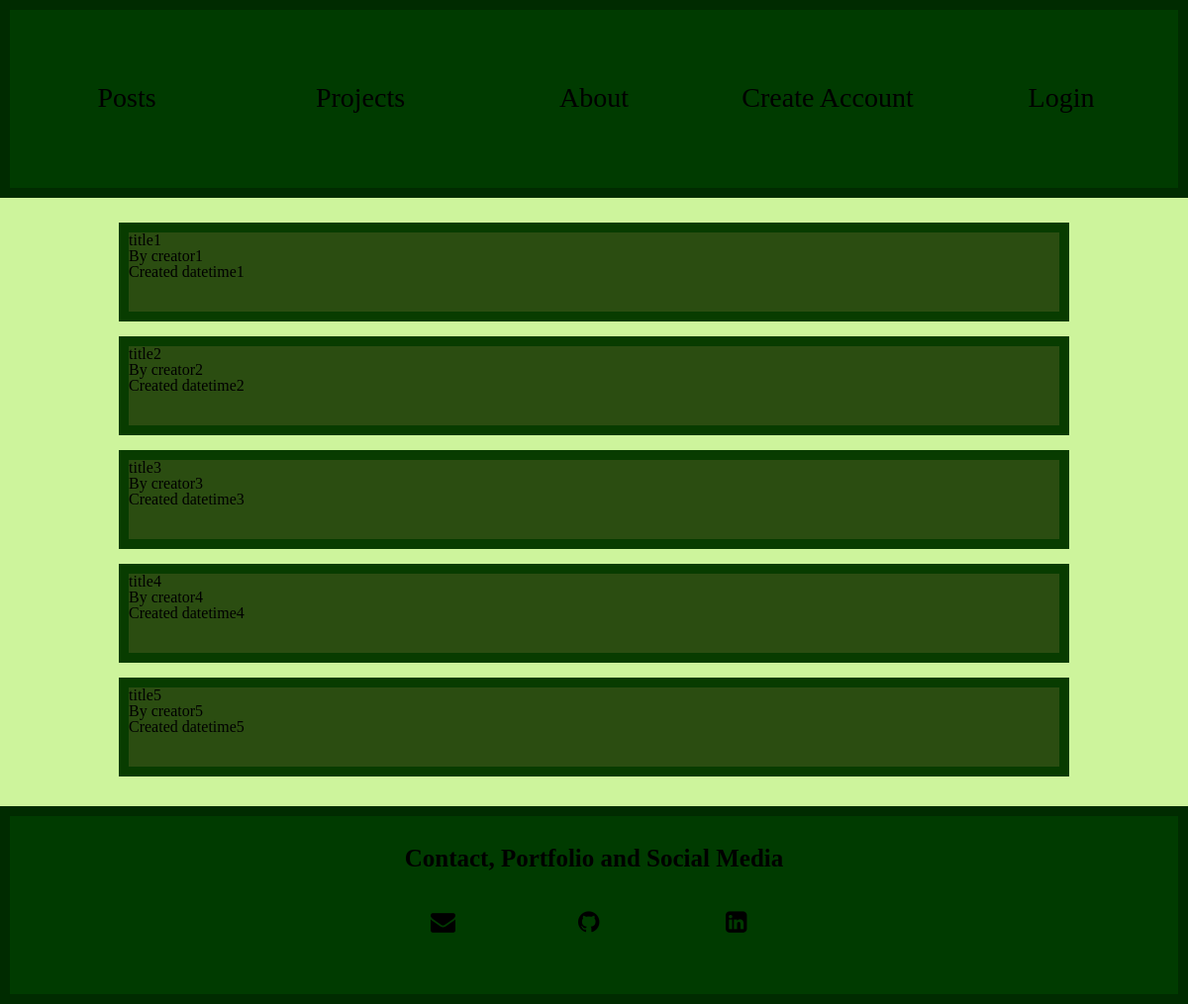
The page / on the database its author committed.
### tables this page shows
CREATE TABLE posts 
            (ident INTEGER PRIMARY KEY, 
            creator VARCHAR(255) NOT NULL, 
            datetime DATETIME NOT NULL, 
            id VARCHAR(255) NOT NULL, 
            title VARCHAR(255) NOT NULL, 
            text VARCHAR(255) NOT NULL);

### main.py (the view)
@app.route('/')
def home():
    if request.args.get('projects') == 'projects':
        return render_template('index.html', render_projects = True, projects = sel_all_projects())
    if request.args.get('about') == 'about':
        return render_template('index.html', about = True)
    return render_template('index.html', render_posts = True, posts = sel_all_posts())

### databases/blog_database.py (called while the page is built)
def sel_all_posts():
    list_posts = cur.execute("SELECT * FROM posts").fetchall()
    posts = []
    for post in list_posts:
      dict = {'ident': post[0], 'creator': post[1], 'datetime': post[2], 'id': post[3], 'title': post[4], 'text': post[5]}
      posts.append(dict)
    return posts

### templates/index.html (shortened to what this page needs)
<!DOCTYPE html>
<html lang="pt-BR">
<head>
    <link rel="stylesheet" href="{{ url_for('static', filename='css/reset.css') }}">
    <link rel="stylesheet" href="{{ url_for('static', filename='css/styles.css') }}">
    <link rel="stylesheet" href="https://cdnjs.cloudflare.com/ajax/libs/font-awesome/4.7.0/css/font-awesome.min.css">
</head>
<body>
    <header>
        <a href="/">Posts</a>
        <a href="/?projects=projects">Projects</a>
        <a href="/?about=about">About</a>
        {% if session.logged_in %}
        <a data-target="#create-post" data-toggle="modal">Create Post</a>
        <a href="/logout">Logout</a>
        {% else %}
        <a data-target="#create-account" data-toggle="modal">Create Account</a>
        <a data-target="#login" data-toggle="modal">Login</a>
        {% endif %}
    </header>
    <main>
        {% if render_posts%}
            <ul>
                {% for post in posts %}
                    <li>
                        <a class="content post" id="post-{{post.ident}}" href="/post?id={{post.id}}">
                            <p>{{post.title}}</p>
                            <p>By {{post.creator}}</p>
                            <p>Created {{post.datetime}}</p>
                        </a>
                    </li>
                {% endfor %}
            </ul>
        {% endif %}
    </main>
    <footer>
        <div id="footer">
            <h4>Contact, Portfolio and Social Media</h4>
            <a id="gmail" href="mailto:https://lucasgrisac@gmail.com" target="_blank"><i class="fa fa-envelope"></i></a>
            <a id="github" href="https://github.com/lucascaovilla" target="_blank"><i class="fa fa-github"></i></a>
            <a id="linkedin" href="https://www.linkedin.com/in/lucasgcaovilla/" target="_blank"><i class="fa fa-linkedin-square"></i></a>
        </div>
    </footer>
</body>
</html>

### static/css/styles.css (style rules this page uses)
:root { color-scheme: light only; }
html { display: flex; height: 100%; width: 100%; display: flex; flex-direction: column; overflow: auto; min-height: 0; max-height: 100%; }
body { width: 100%; background: #CDF49C; }
main { min-height: 0; max-height: 100%; }
header { box-sizing: border-box; position: absolute; display: flex; width: 100%; height: 200px; left: 0px; top: 0px; background: #003B00; border: 10px solid #002B00; }
header a { position: relative; height: 50px; top: 75px; font-family: 'Jost'; font-size: 28px; text-align: center; color: #000000; text-decoration: none; display: inline-block; width: 20%; cursor:pointer }
main ul { top: 200px; position: relative; width: 80%; list-style-type: none; display: block; margin: auto; margin-top: 25px; }
footer { height: 200px; clear: both; position: relative; margin-top: 215px; position: absolute; display: flex; width: 100%; height: 200px; left: 0px; background: #003B00; border: 10px solid #002B00; }
#footer { align-items: center; width: 450px; margin:auto; margin-top: 0; margin-bottom: 0; }
#footer h4 { width: 100%; text-align: center; color: #000; font-size: 25px; font-family: "Jost"; font-weight: bold; margin-top: 30px; }
#footer a { margin-top: 40px; align-content: center; width: 145px; font-size: 25px; color: #000; display: inline-block; padding-left: 60px; }
.content { width: 100%; margin-block-end: 15px; background: #2B4D11; border: 10px solid #083C00; height: 100%; color: #000; text-decoration: none; }
.post { height: 100px; display: block; }
* { -webkit-box-sizing:border-box;-moz-box-sizing:border-box;box-sizing:border-box }

### rows shown on the page
posts: title "title1", creator "creator1", datetime "datetime1"
posts: title "title2", creator "creator2", datetime "datetime2"
posts: title "title3", creator "creator3", datetime "datetime3"
posts: title "title4", creator "creator4", datetime "datetime4"
posts: title "title5", creator "creator5", datetime "datetime5"
